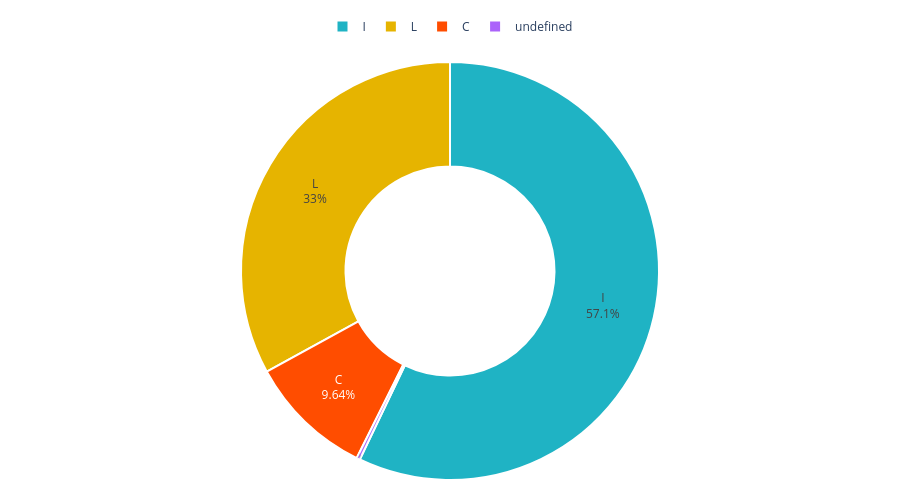

Notebook source saved alongside this figure:
### Code cell
import plotly.express as px
import pandas as pd

# 1. Prepare the data
# Assuming 'df' is your processed dataframe from the previous step
counts_df = df['predicted_class'].value_counts().reset_index()
counts_df.columns = ['Class', 'Count']

# 2. Create the Donut Chart
fig = px.pie(
    counts_df, 
    values='Count', 
    names='Class', 
    hole=0.5, # This creates the "donut" effect
    color='Class',
    # Keeping colors consistent: Orange (C), Yellow (L), Teal (I)
    color_discrete_map={
        'C': '#ff4d00', 
        'L': '#e6b400', 
        'I': '#1fb3c4'
    },
    template="plotly_white"
)

# 3. Refine the layout to match your previous style
fig.update_layout(
    margin=dict(l=20, r=20, t=60, b=20),
    height=500,
    paper_bgcolor='white',
    # Horizontal legend at the top
    legend=dict(
        orientation="h",
        yanchor="bottom",
        y=1.05,
        xanchor="center",
        x=0.5,
        title=None
    )
)

# 4. Enhance the traces (labels and percentages)
fig.update_traces(
    textposition='inside', 
    textinfo='percent+label', # Shows the Class name and %
    marker=dict(line=dict(color='#FFFFFF', width=2)) # Adds a small white gap between segments
)

fig.show()

### Figure 1 — Plotly figure (JSON) as saved in the notebook; plotly's stock layout.template omitted (floating-point values rounded to 4 significant figures)
{"data": [{"customdata": [["I"], ["L"], ["C"], ["undefined"]], "domain": {"x": [0, 1], "y": [0, 1]}, "hole": 0.5, "hovertemplate": "Class=%{customdata[0]}<br>Count=%{value}<extra></extra>", "labels": ["I", "L", "C", "undefined"], "legendgroup": "", "marker": {"colors": ["#1fb3c4", "#e6b400", "#ff4d00", "#ab63fa"], "line": {"color": "#FFFFFF", "width": 2}}, "name": "", "showlegend": true, "textinfo": "percent+label", "textposition": "inside", "type": "pie", "values": [225, 130, 38, 1]}], "layout": {"height": 500, "legend": {"orientation": "h", "title": {}, "tracegroupgap": 0, "x": 0.5, "xanchor": "center", "y": 1.05, "yanchor": "bottom"}, "margin": {"b": 20, "l": 20, "r": 20, "t": 60}, "paper_bgcolor": "white"}}
